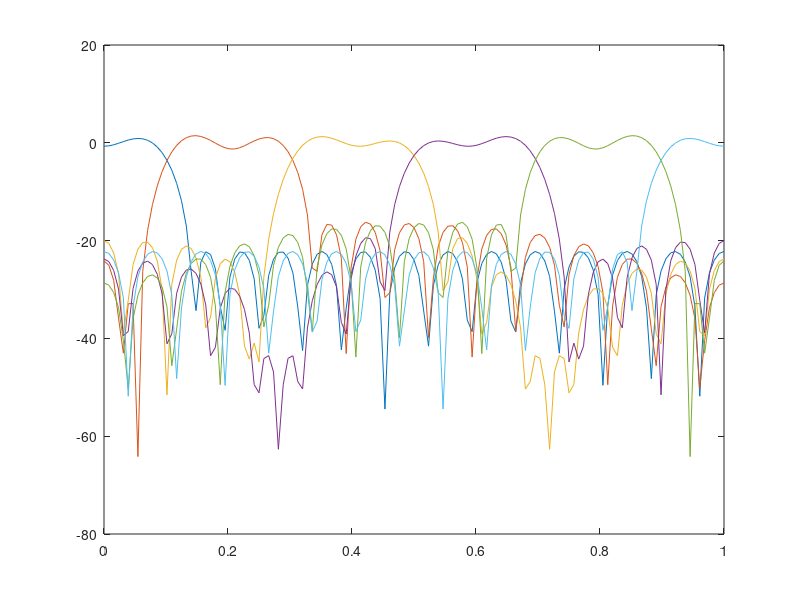

Here is the MATLAB script that generated this plot:
N=30;
h=firpm(N,linspace(0,1,30),[1 1 1 0.707 zeros(1,26)]);
% fvtool(h)
%cosine modulated FBs
hb=zeros(N+1,6);
hb(:,1)=h';
for k=1:5
    hb(:,k+1)=h'.*cos(0.2*pi*k*[0:N]')*2;
end
hb(:,6)=h'.*cos(0.2*pi*k*[0:N]');
 fhb=fft(hb,256);
afhb=abs(fhb(1:129,:));
f=[0:128]'/128;
plot(f,20*log10(afhb))